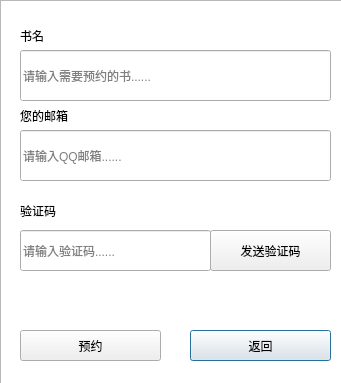
<?xml version="1.0" encoding="UTF-8"?>
<ui version="4.0">
 <class>reservation</class>
 <widget class="QDialog" name="reservation">
  <property name="geometry">
   <rect>
    <x>0</x>
    <y>0</y>
    <width>341</width>
    <height>383</height>
   </rect>
  </property>
  <property name="windowTitle">
   <string>Dialog</string>
  </property>
  <widget class="QLineEdit" name="bookname">
   <property name="geometry">
    <rect>
     <x>20</x>
     <y>50</y>
     <width>311</width>
     <height>51</height>
    </rect>
   </property>
   <property name="placeholderText">
    <string>请输入需要预约的书......</string>
   </property>
  </widget>
  <widget class="QLineEdit" name="qqmail">
   <property name="geometry">
    <rect>
     <x>20</x>
     <y>130</y>
     <width>311</width>
     <height>51</height>
    </rect>
   </property>
   <property name="placeholderText">
    <string>请输入QQ邮箱......</string>
   </property>
  </widget>
  <widget class="QPushButton" name="backButton_2">
   <property name="geometry">
    <rect>
     <x>190</x>
     <y>330</y>
     <width>141</width>
     <height>31</height>
    </rect>
   </property>
   <property name="text">
    <string>返回</string>
   </property>
  </widget>
  <widget class="QPushButton" name="reservationButton">
   <property name="geometry">
    <rect>
     <x>20</x>
     <y>330</y>
     <width>141</width>
     <height>31</height>
    </rect>
   </property>
   <property name="text">
    <string>预约</string>
   </property>
  </widget>
  <widget class="QLabel" name="label">
   <property name="geometry">
    <rect>
     <x>20</x>
     <y>20</y>
     <width>54</width>
     <height>31</height>
    </rect>
   </property>
   <property name="text">
    <string>书名</string>
   </property>
  </widget>
  <widget class="QLabel" name="label_3">
   <property name="geometry">
    <rect>
     <x>20</x>
     <y>100</y>
     <width>91</width>
     <height>31</height>
    </rect>
   </property>
   <property name="text">
    <string>您的邮箱</string>
   </property>
  </widget>
  <widget class="QGraphicsView" name="graphicsView">
   <property name="geometry">
    <rect>
     <x>0</x>
     <y>0</y>
     <width>361</width>
     <height>391</height>
    </rect>
   </property>
   <property name="styleSheet">
    <string notr="true">background-image: url(:/new/prefix1/background.png);</string>
   </property>
  </widget>
  <widget class="QPushButton" name="send">
   <property name="geometry">
    <rect>
     <x>210</x>
     <y>230</y>
     <width>121</width>
     <height>41</height>
    </rect>
   </property>
   <property name="text">
    <string>发送验证码</string>
   </property>
  </widget>
  <widget class="QLineEdit" name="email">
   <property name="geometry">
    <rect>
     <x>20</x>
     <y>230</y>
     <width>191</width>
     <height>41</height>
    </rect>
   </property>
   <property name="placeholderText">
    <string>请输入验证码......</string>
   </property>
  </widget>
  <widget class="QLabel" name="label_4">
   <property name="geometry">
    <rect>
     <x>20</x>
     <y>200</y>
     <width>91</width>
     <height>21</height>
    </rect>
   </property>
   <property name="text">
    <string>验证码</string>
   </property>
  </widget>
  <zorder>graphicsView</zorder>
  <zorder>bookname</zorder>
  <zorder>qqmail</zorder>
  <zorder>backButton_2</zorder>
  <zorder>reservationButton</zorder>
  <zorder>label</zorder>
  <zorder>label_3</zorder>
  <zorder>send</zorder>
  <zorder>email</zorder>
  <zorder>label_4</zorder>
 </widget>
 <resources/>
 <connections/>
</ui>
